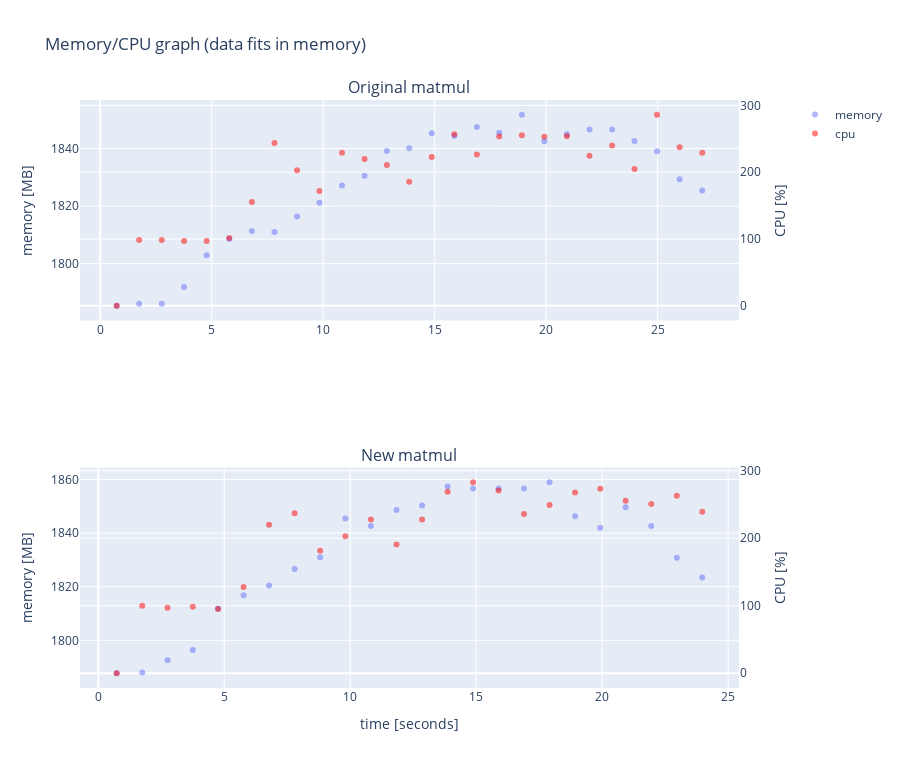

The notebook cell saved with this chart:
### Code cell
graph_mem_and_cpu(perfl6_org, perfl6, "data fits in memory")

### Figure 1 — Plotly figure (JSON) as saved in the notebook; plotly's stock layout.template omitted (floating-point values rounded to 4 significant figures)
{"data": [{"hovertemplate": "time=%{x}<br>mem=%{y}<extra></extra>", "legendgroup": "", "marker": {"color": "#636efa", "opacity": 0.5, "symbol": "circle"}, "mode": "markers", "name": "memory", "orientation": "v", "showlegend": true, "type": "scatter", "x": [0.7394, 1.746, 2.76, 3.761, 4.773, 5.787, 6.802, 7.816, 8.827, 9.831, 10.84, 11.86, 12.86, 13.86, 14.87, 15.88, 16.89, 17.9, 18.91, 19.92, 20.93, 21.94, 22.96, 23.96, 24.97, 25.99, 27.0], "xaxis": "x", "y": [1785.0, 1786.0, 1786.0, 1792.0, 1803.0, 1809.0, 1811.0, 1811.0, 1816.0, 1821.0, 1827.0, 1831.0, 1839.0, 1840.0, 1845.0, 1844.0, 1847.0, 1845.0, 1852.0, 1843.0, 1845.0, 1847.0, 1847.0, 1843.0, 1839.0, 1829.0, 1825.0], "yaxis": "y"}, {"hovertemplate": "time=%{x}<br>cpu=%{y}<extra></extra>", "legendgroup": "", "marker": {"color": "red", "opacity": 0.5, "symbol": "circle"}, "mode": "markers", "name": "cpu", "orientation": "v", "showlegend": true, "type": "scatter", "x": [0.7394, 1.746, 2.76, 3.761, 4.773, 5.787, 6.802, 7.816, 8.827, 9.831, 10.84, 11.86, 12.86, 13.86, 14.87, 15.88, 16.89, 17.9, 18.91, 19.92, 20.93, 21.94, 22.96, 23.96, 24.97, 25.99, 27.0], "xaxis": "x", "y": [0, 98.4, 98.5, 96.9, 96.8, 101.5, 155.5, 243.8, 203, 171.9, 229.3, 219.9, 210.9, 185.9, 223, 257.1, 226.5, 253.7, 255.3, 253.2, 254, 224.6, 240.1, 204.7, 286.1, 237.5, 229.2], "yaxis": "y2"}, {"hovertemplate": "time=%{x}<br>mem=%{y}<extra></extra>", "legendgroup": "", "marker": {"color": "#636efa", "opacity": 0.5, "symbol": "circle"}, "mode": "markers", "name": "", "orientation": "v", "showlegend": false, "type": "scatter", "x": [0.7313, 1.746, 2.75, 3.752, 4.754, 5.768, 6.78, 7.795, 8.808, 9.808, 10.82, 11.84, 12.85, 13.87, 14.88, 15.89, 16.9, 17.91, 18.92, 19.92, 20.93, 21.95, 22.96, 23.97], "xaxis": "x2", "y": [1788.0, 1788.0, 1793.0, 1796.0, 1812.0, 1817.0, 1820.0, 1827.0, 1831.0, 1845.0, 1843.0, 1849.0, 1850.0, 1857.0, 1857.0, 1857.0, 1857.0, 1859.0, 1846.0, 1842.0, 1850.0, 1843.0, 1831.0, 1823.0], "yaxis": "y3"}, {"hovertemplate": "time=%{x}<br>cpu=%{y}<extra></extra>", "legendgroup": "", "marker": {"color": "red", "opacity": 0.5, "symbol": "circle"}, "mode": "markers", "name": "", "orientation": "v", "showlegend": false, "type": "scatter", "x": [0.7313, 1.746, 2.75, 3.752, 4.754, 5.768, 6.78, 7.795, 8.808, 9.808, 10.82, 11.84, 12.85, 13.87, 14.88, 15.89, 16.9, 17.91, 18.92, 19.92, 20.93, 21.95, 22.96, 23.97], "xaxis": "x2", "y": [0, 99.9, 96.9, 98.4, 95.3, 127.7, 220.1, 236.9, 181.6, 203.1, 227.6, 190.7, 227.8, 268.8, 282.9, 270.6, 235.9, 249.3, 267.6, 273.4, 255.6, 250.6, 263, 239.1], "yaxis": "y4"}], "layout": {"annotations": [{"font": {"size": 16}, "showarrow": false, "text": "Original matmul", "x": 0.47, "xanchor": "center", "xref": "paper", "y": 1, "yanchor": "bottom", "yref": "paper"}, {"font": {"size": 16}, "showarrow": false, "text": "New matmul", "x": 0.47, "xanchor": "center", "xref": "paper", "y": 0.375, "yanchor": "bottom", "yref": "paper"}], "height": 768, "title": {"text": "Memory/CPU graph (data fits in memory)"}, "xaxis": {"anchor": "y", "domain": [0, 0.94]}, "xaxis2": {"anchor": "y3", "domain": [0, 0.94], "title": {"text": "time [seconds]"}}, "yaxis": {"anchor": "x", "domain": [0.625, 1], "title": {"text": "memory [MB]"}}, "yaxis2": {"anchor": "x", "overlaying": "y", "side": "right", "title": {"text": "CPU [%]"}}, "yaxis3": {"anchor": "x2", "domain": [0, 0.375], "title": {"text": "memory [MB]"}}, "yaxis4": {"anchor": "x2", "overlaying": "y3", "side": "right", "title": {"text": "CPU [%]"}}}}
